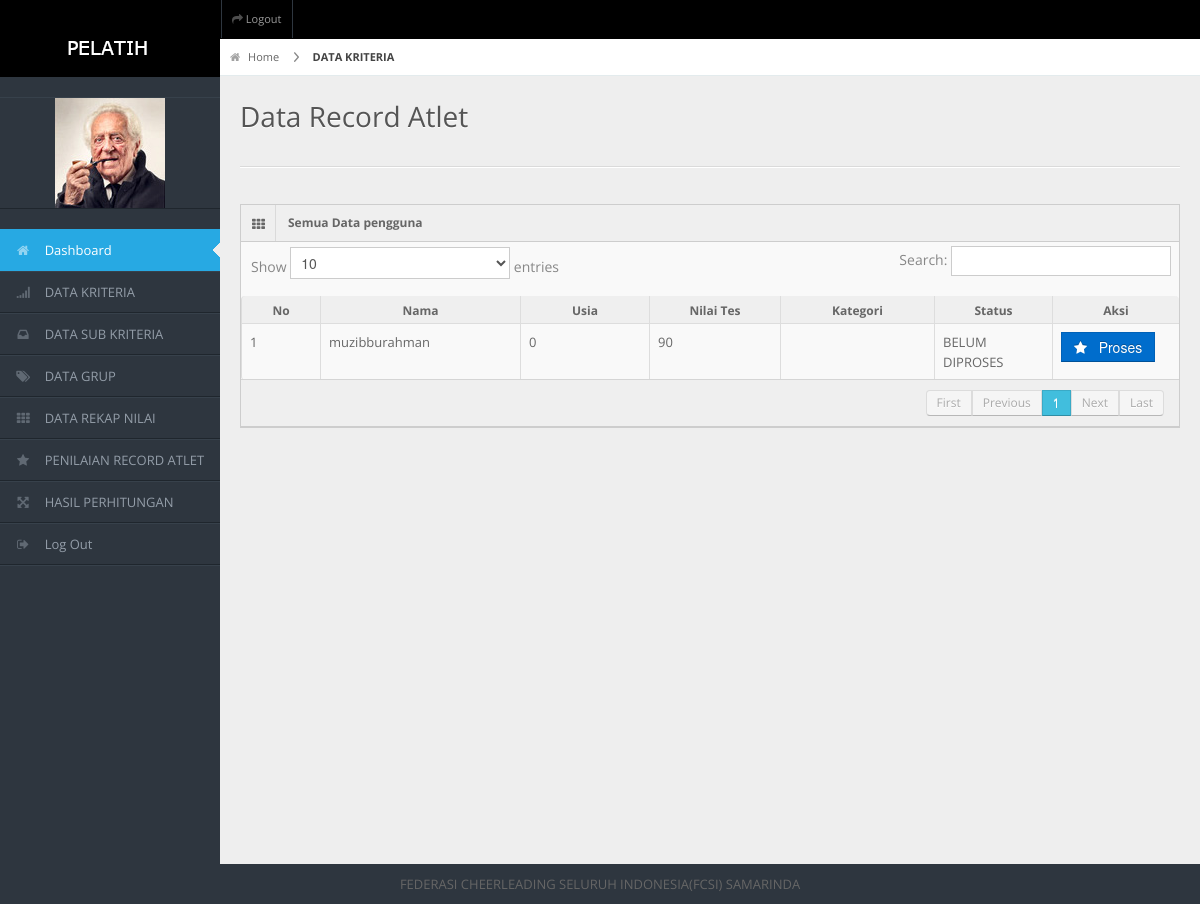
Page /spkpimpinan/frame.php?load=record (signed in) on the committed database.
### tables this page shows
CREATE TABLE `peserta` (
  `id_calon` varchar(50) NOT NULL,
  `username` varchar(30) NOT NULL,
  `pass` varchar(20) NOT NULL,
  `foto` varchar(1000) NOT NULL,
  `cv` varchar(1000) DEFAULT '',
  `blm_nikah` varchar(1000) DEFAULT '',
  `ijazah` varchar(1000) DEFAULT '',
  `transkrip` varchar(1000) DEFAULT '',
  `buktip` varchar(1000) DEFAULT '',
  `skck` varchar(1000) DEFAULT '',
  `suratkesehatan` varchar(1000) DEFAULT '',
  `ktp` varchar(1000) DEFAULT '',
  `aktif` varchar(1) NOT NULL,
  `status` varchar(30) NOT NULL,
  `validasi` varchar(20) NOT NULL,
  `validasi1` varchar(30) NOT NULL,
  `nama` varchar(100) NOT NULL,
  `no_hp` varchar(20) NOT NULL,
  `email` varchar(50) NOT NULL,
  `alamat` varchar(50) NOT NULL,
  `tgl_input` varchar(30) NOT NULL DEFAULT '',
  `tgl_lhr` varchar(50) DEFAULT '',
  `tempat_lhr` varchar(100) DEFAULT '',
  `jenkel` varchar(20) DEFAULT '',
  `jpendidikan` varchar(30) DEFAULT '',
  `usia` varchar(30) DEFAULT '',
  `pengalaman` varchar(30) DEFAULT '',
  `nilaites` double DEFAULT NULL,
  `wawancara` varchar(30) DEFAULT '',
  `kesehatan` varchar(50) DEFAULT '',
  `n1` double DEFAULT NULL,
  `n2` double DEFAULT NULL,
  `n3` double DEFAULT NULL,
  `n4` double DEFAULT NULL,
  PRIMARY KEY (`id_calon`)
);

### spkpimpinan/data/record/view.php (the view, shortened to what this page needs)
<div id="content-header">
   <div id="breadcrumb"> <a href="?load=dashboard" title="Go to Home" class="tip-bottom"><i class="icon-home"></i> Home</a> <a href="?load=pengguna" class="current">DATA KRITERIA</a> </div>
   <h1>Data Record Atlet</h1>
 </div>
 <div class="container-fluid">
   <hr>
   <div class="row-fluid">
     <div class="span12">
       <div class="widget-box">
         <div class="widget-title"> <span class="icon"><i class="icon-th"></i></span>
           <h5>Semua Data pengguna</h5>
         </div>
	   <div style="overflow-x:auto;">
         <div class="widget-content nopadding">
         <table class="table table-bordered data-table">
             <thead>
               <tr>
                 <th width="1%">No</th>
                   <th width="2%">Nama</th>
                 <th width="2%">Usia</th>
                 <th width="2%">Nilai Tes</th>
                 <th width="2%">Kategori</th>
                 <th width="1%">Status</th>
                 <th width="1%">Aksi</th>
               </tr>
             </thead>
             <tbody>
              <?php
		   $SQL=mysqli_query($koneksi,"SELECT * FROM peserta WHERE validasi ='SIAP1' AND status='BELUM DIPROSES' order by id_calon asc");
		   $no=1;
		   while($_data=mysqli_fetch_array($SQL)){
			   echo"
			  <tr class='$class'>
                 <td>$no</td>
			  <td>$_data[nama] </td>
			    <td>$_data[usia] </td>
				<td>$_data[nilaites] </td>
				<td>$_data[kategori] </td>
			   <td>$_data[status] </td>
                 <td class='center'>
          <a href='?load=record-edit&action=edit&id=$_data[id_calon]'><button class='btn btn-primary'> <i class='icon-star'></i> &nbsp; Proses</button></a>
          </td>
               </tr>
			   ";
			  $no++; }
		   ?>
             </tbody>
           </table>
         </div>
	    </div>
       </div>
     </div>
   </div>
 </div>

### spkpimpinan/css/matrix-style.css (style rules this page uses)
* { outline:none !important; -moz-outline: none !important; }
html, body { height:100% }
body { overflow-x: hidden; margin-top: -10px; font-family: 'Open Sans', sans-serif; font-size:13px; color:#666; }
a { color:#666; }
select, textarea, input[type="text"], input[type="password"], input[type="datetime"], input[type="datetime-local"], input[type="date"], input[type="month"], input[type="time"], input[type="week"], input[type="number"], input[type="email"], input[type="url"], input[type="search"], input[type="tel"], input[type="color"], .uneditable-input, .label, .dropdown-menu, .btn, .well, .progress, .table-bordered, .btn-group > .btn:first-child, .btn-group > .btn:last-child, .btn-group > .btn:last-child, .btn-group > .dropdown-toggle, .alert { border-radius:0px; }
.btn, textarea, input[type="text"], input[type="password"], input[type="datetime"], input[type="datetime-local"], input[type="date"], input[type="month"], input[type="time"], input[type="week"], input[type="number"], input[type="email"], input[type="url"], input[type="search"], input[type="tel"], input[type="color"], .uneditable-input { box-shadow:none; }
.progress, .progress-success .bar, .progress .bar-success, .progress-warning .bar, .progress .bar-warning, .progress-danger .bar, .progress .bar-danger, .progress-info .bar, .progress .bar-info, .btn, .btn-primary { background-image:none; }
hr { border-top-color:#dadada; }
#content-header { position: abslute; width: 100%; margin-top: -38px; z-index: 20; }
#content-header h1 { color: #555555; font-size: 28px; font-weight: normal; float: none; text-shadow: 0 1px 0 #ffffff; margin-left: 20px; position: relative; }
#content-header h1, #content-header .btn-group { margin-top: 20px; }
#breadcrumb { background-color: #fff; border-bottom: 1px solid #e3ebed; }
#breadcrumb a { padding: 8px 20px 8px 10px; display: inline-block; background-image: url('../img/breadcrumb.png'); background-position: center right; background-repeat: no-repeat; font-size: 11px; color: #666666; }
#breadcrumb a:last-child { background-image:none; }
#breadcrumb a.current { font-weight: bold; color: #444444; }
#breadcrumb a i { margin-right: 5px; opacity: .6; }
.stat-boxes .peity_bar_good, .stat-boxes .peity_line_good, { color: #459D1C; }
.widget-box { background: none repeat scroll 0 0 #F9F9F9; border-left: 1px solid #CDCDCD; border-top: 1px solid #CDCDCD; border-right: 1px solid #CDCDCD; clear: both; margin-top: 16px; margin-bottom: 16px; position: relative; }
.widget-title, .modal-header, .table th, div.dataTables_wrapper .ui-widget-header { background:#efefef; border-bottom: 1px solid #CDCDCD; height: 36px; }
.widget-title span.icon { padding: 9px 10px 7px 11px; float: left; border-right:1px solid #dadada; }
.widget-title h5 { color: #666; float: left; font-size: 12px; font-weight: bold; padding: 12px; line-height: 12px; margin: 0; }
.widget-content { padding:15px; border-bottom: 1px solid #cdcdcd; }
.table th { height: auto; font-size: 12px; padding: 5px 10px 2px; border-bottom: 0; text-align: center; color: #666666; }
.nopadding { padding: 0 !important; }
.nopadding .table { margin-bottom: 0; }
.nopadding .table-bordered { border: 0; }

### spkpimpinan/css/matrix-media.css (style rules this page uses)
body { background:#2E363F; }

### rows in the picture
peserta: nama "muzibburahman", usia "0", nilaites "90", status "BELUM DIPROSES"
